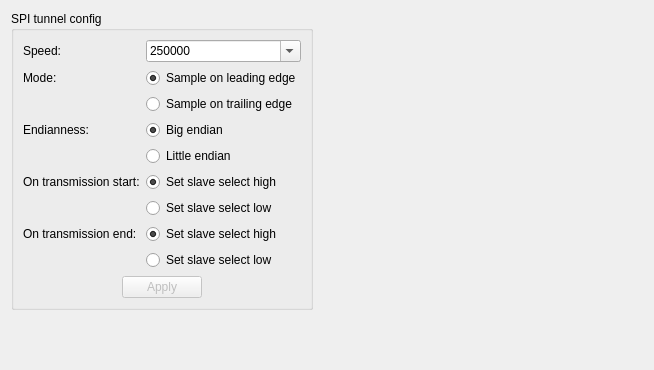
<?xml version="1.0" encoding="UTF-8"?>
<ui version="4.0">
 <class>ShupitoSpiTunnelWidget</class>
 <widget class="QWidget" name="ShupitoSpiTunnelWidget">
  <property name="geometry">
   <rect>
    <x>0</x>
    <y>0</y>
    <width>654</width>
    <height>370</height>
   </rect>
  </property>
  <property name="windowTitle">
   <string>SPI tunnel config</string>
  </property>
  <layout class="QVBoxLayout" name="verticalLayout">
   <item>
    <widget class="QGroupBox" name="groupBox">
     <property name="sizePolicy">
      <sizepolicy hsizetype="Fixed" vsizetype="Preferred">
       <horstretch>0</horstretch>
       <verstretch>0</verstretch>
      </sizepolicy>
     </property>
     <property name="title">
      <string>SPI tunnel config</string>
     </property>
     <layout class="QGridLayout" name="gridLayout">
      <item row="0" column="0">
       <widget class="QLabel" name="label">
        <property name="text">
         <string>Speed:</string>
        </property>
       </widget>
      </item>
      <item row="0" column="1">
       <widget class="QComboBox" name="tunnel_speed">
        <property name="editable">
         <bool>true</bool>
        </property>
        <item>
         <property name="text">
          <string>250000</string>
         </property>
        </item>
        <item>
         <property name="text">
          <string>500000</string>
         </property>
        </item>
        <item>
         <property name="text">
          <string>1000000</string>
         </property>
        </item>
        <item>
         <property name="text">
          <string>2000000</string>
         </property>
        </item>
       </widget>
      </item>
      <item row="1" column="0">
       <widget class="QLabel" name="label_2">
        <property name="text">
         <string>Mode:</string>
        </property>
       </widget>
      </item>
      <item row="1" column="1">
       <widget class="QRadioButton" name="sample_leading">
        <property name="text">
         <string>Sample on leading edge</string>
        </property>
        <property name="checked">
         <bool>true</bool>
        </property>
        <attribute name="buttonGroup">
         <string>buttonGroup</string>
        </attribute>
       </widget>
      </item>
      <item row="2" column="1">
       <widget class="QRadioButton" name="sample_trailing">
        <property name="text">
         <string>Sample on trailing edge</string>
        </property>
        <attribute name="buttonGroup">
         <string>buttonGroup</string>
        </attribute>
       </widget>
      </item>
      <item row="3" column="0">
       <widget class="QLabel" name="label_3">
        <property name="text">
         <string>Endianness:</string>
        </property>
       </widget>
      </item>
      <item row="3" column="1">
       <widget class="QRadioButton" name="big_endian">
        <property name="text">
         <string>Big endian</string>
        </property>
        <property name="checked">
         <bool>true</bool>
        </property>
        <attribute name="buttonGroup">
         <string>buttonGroup_2</string>
        </attribute>
       </widget>
      </item>
      <item row="4" column="1">
       <widget class="QRadioButton" name="little_endian">
        <property name="text">
         <string>Little endian</string>
        </property>
        <attribute name="buttonGroup">
         <string>buttonGroup_2</string>
        </attribute>
       </widget>
      </item>
      <item row="5" column="0">
       <widget class="QLabel" name="label_4">
        <property name="text">
         <string>On transmission start:</string>
        </property>
       </widget>
      </item>
      <item row="5" column="1">
       <widget class="QRadioButton" name="ss_start_high">
        <property name="text">
         <string>Set slave select high</string>
        </property>
        <property name="checked">
         <bool>true</bool>
        </property>
        <attribute name="buttonGroup">
         <string>buttonGroup_4</string>
        </attribute>
       </widget>
      </item>
      <item row="6" column="1">
       <widget class="QRadioButton" name="ss_start_low">
        <property name="text">
         <string>Set slave select low</string>
        </property>
        <attribute name="buttonGroup">
         <string>buttonGroup_4</string>
        </attribute>
       </widget>
      </item>
      <item row="7" column="0">
       <widget class="QLabel" name="label_5">
        <property name="text">
         <string>On transmission end:</string>
        </property>
       </widget>
      </item>
      <item row="7" column="1">
       <widget class="QRadioButton" name="ss_end_high">
        <property name="text">
         <string>Set slave select high</string>
        </property>
        <property name="checked">
         <bool>true</bool>
        </property>
        <attribute name="buttonGroup">
         <string>buttonGroup_3</string>
        </attribute>
       </widget>
      </item>
      <item row="8" column="1">
       <widget class="QRadioButton" name="ss_end_low">
        <property name="text">
         <string>Set slave select low</string>
        </property>
        <attribute name="buttonGroup">
         <string>buttonGroup_3</string>
        </attribute>
       </widget>
      </item>
      <item row="9" column="0" colspan="2">
       <widget class="QDialogButtonBox" name="buttonBox">
        <property name="enabled">
         <bool>false</bool>
        </property>
        <property name="standardButtons">
         <set>QDialogButtonBox::Apply</set>
        </property>
        <property name="centerButtons">
         <bool>true</bool>
        </property>
       </widget>
      </item>
     </layout>
    </widget>
   </item>
   <item>
    <spacer name="verticalSpacer">
     <property name="orientation">
      <enum>Qt::Vertical</enum>
     </property>
     <property name="sizeHint" stdset="0">
      <size>
       <width>20</width>
       <height>40</height>
      </size>
     </property>
    </spacer>
   </item>
  </layout>
 </widget>
 <resources/>
 <connections/>
 <buttongroups>
  <buttongroup name="buttonGroup"/>
  <buttongroup name="buttonGroup_2"/>
  <buttongroup name="buttonGroup_3"/>
  <buttongroup name="buttonGroup_4"/>
 </buttongroups>
</ui>
